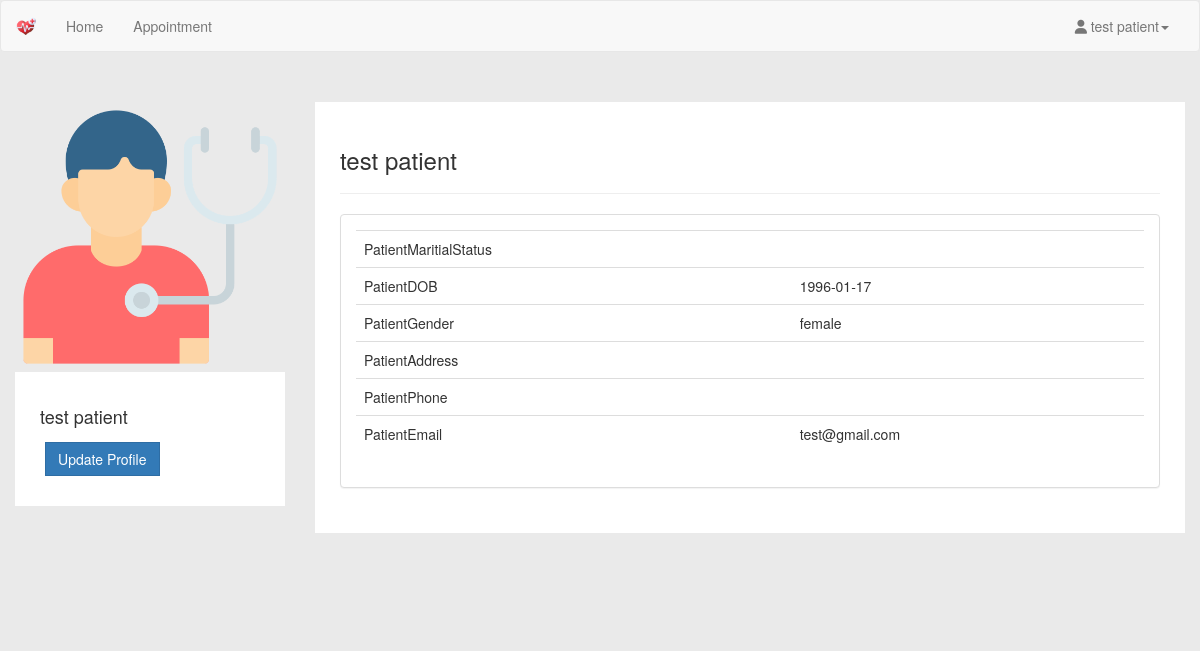
/patient/profile.php (signed in), run on an earlier commit of the app's database.
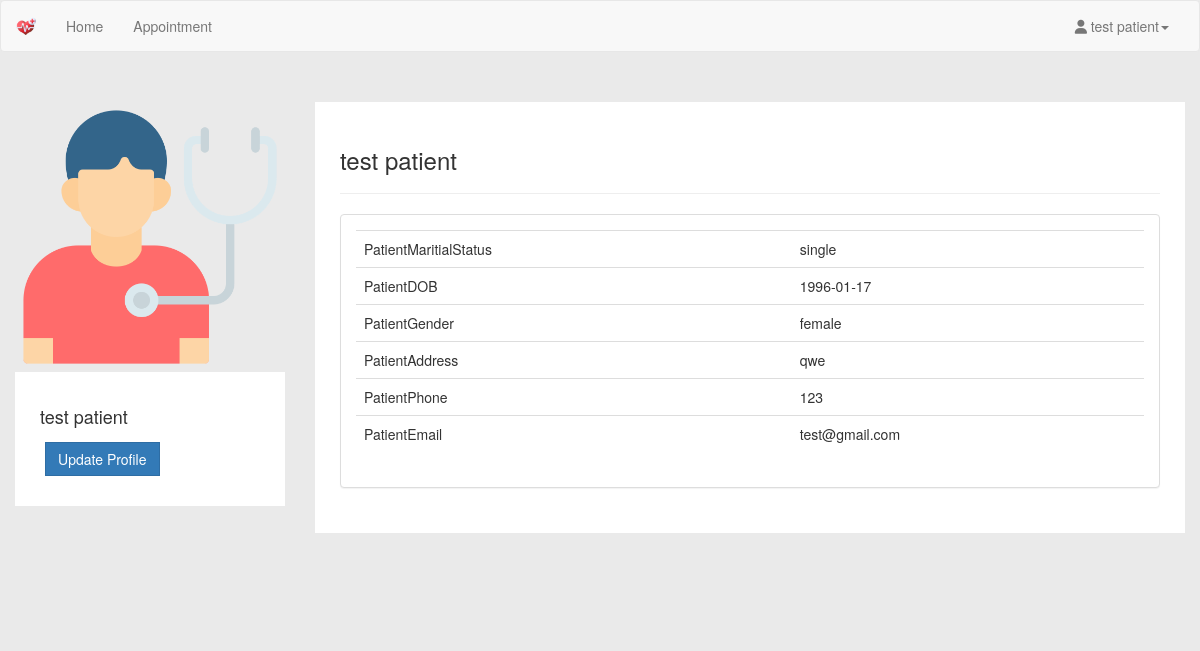
And on a later commit of the database.
### tables this page shows
CREATE TABLE `patient` (
  `philhealthId` bigint(12) NOT NULL,
  `password` varchar(20) NOT NULL,
  `patientFirstName` varchar(20) NOT NULL,
  `patientLastName` varchar(20) NOT NULL,
  `patientMaritialStatus` varchar(10) NOT NULL,
  `patientDOB` date NOT NULL,
  `patientGender` varchar(10) NOT NULL,
  `patientAddress` varchar(100) NOT NULL,
  `patientPhone` varchar(15) NOT NULL,
  `patientEmail` varchar(100) NOT NULL,
  `appointmentType` enum('tb','prenatal') NOT NULL DEFAULT 'tb'
);

### patient/profile.php (the view, shortened to what this page needs)
<?php
include_once '../assets/conn/dbconnect.php';
$res = mysqli_query($con, "SELECT * FROM patient WHERE philhealthId=" . $_SESSION['patientSession']);
$userRow = mysqli_fetch_array($res, MYSQLI_ASSOC);
?>
<!DOCTYPE html>
<html lang="en">
<head>
	<link href="assets/css/bootstrap.min.css" rel="stylesheet">
	<link href="assets/css/default/style.css" rel="stylesheet">
	<link href="assets/css/default/blocks.css" rel="stylesheet">
	<link href="assets/css/date/bootstrap-datepicker.css" rel="stylesheet">
	<link href="assets/css/date/bootstrap-datepicker3.css" rel="stylesheet">
	<link rel="stylesheet" href="https://formden.com/static/cdn/bootstrap-iso.css" />
	<link rel="stylesheet" href="https://formden.com/static/cdn/font-awesome/4.4.0/css/font-awesome.min.css" />
</head>
<body>
	<nav class="navbar navbar-default " role="navigation">
		<div class="container-fluid">
			<div class="navbar-header">
				<a class="navbar-brand" href="patient.php"><img alt="Brand" src="assets/img/cd-logo.png" height="20px"></a>
			</div>
			<div class="collapse navbar-collapse" id="bs-example-navbar-collapse-1">
				<ul class="nav navbar-nav">
					<ul class="nav navbar-nav">
						<li><a href="patient.php">Home</a></li>
						<li><a href="patientapplist.php?patientId=<?php echo $userRow['philhealthId']; ?>">Appointment</a></li>
					</ul>
				</ul>
				<ul class="nav navbar-nav navbar-right">
					<li class="dropdown">
						<a href="#" class="dropdown-toggle" data-toggle="dropdown"><i class="fa fa-user"></i> <?php echo $userRow['patientFirstName']; ?> <?php echo $userRow['patientLastName']; ?><b class="caret"></b></a>
					</li>
				</ul>
			</div>
		</div>
	</nav>
	<div class="container">
		<section style="padding-bottom: 50px; padding-top: 50px;">
			<div class="row">
				<div class="row">
					<div class="col-md-3 col-sm-3">
						<div class="user-wrapper">
							<img src="assets/img/patient.png" class="img-responsive" height="200px" />
							<div class="description">
								<h4><?php echo $userRow['patientFirstName']; ?> <?php echo $userRow['patientLastName']; ?></h4>
								<button type="button" class="btn btn-primary" data-toggle="modal" data-target="#myModal">Update Profile</button>
							</div>
						</div>
					</div>
					<div class="col-md-9 col-sm-9  user-wrapper">
						<div class="description">
							<h3> <?php echo $userRow['patientFirstName']; ?> <?php echo $userRow['patientLastName']; ?> </h3>
							<hr />
							<div class="panel panel-default">
								<div class="panel-body">
									<table class="table table-user-information" align="center">
										<tbody>
											<tr>
												<td>PatientMaritialStatus</td>
												<td><?php echo $userRow['patientMaritialStatus']; ?></td>
											</tr>
											<tr>
												<td>PatientDOB</td>
												<td><?php echo $userRow['patientDOB']; ?></td>
											</tr>
											<tr>
												<td>PatientGender</td>
												<td><?php echo $userRow['patientGender']; ?></td>
											</tr>
											<tr>
												<td>PatientAddress</td>
												<td><?php echo $userRow['patientAddress']; ?>
												</td>
											</tr>
											<tr>
												<td>PatientPhone</td>
												<td><?php echo $userRow['patientPhone']; ?>
												</td>
											</tr>
											<tr>
												<td>PatientEmail</td>
												<td><?php echo $userRow['patientEmail']; ?>
												</td>
											</tr>
										</tbody>
									</table>
								</div>
							</div>
						</div>
					</div>
				</div>
				<div class="col-md-4">
					<br /><br />
				</div>
			</div>
		</section>
	</div>
</body>
</html>

What changed in the data, as far as the page shows it:
changed patient "test": patientMaritialStatus (not shown) → "single"; patientAddress (not shown) → "qwe"; patientPhone (not shown) → "123"
